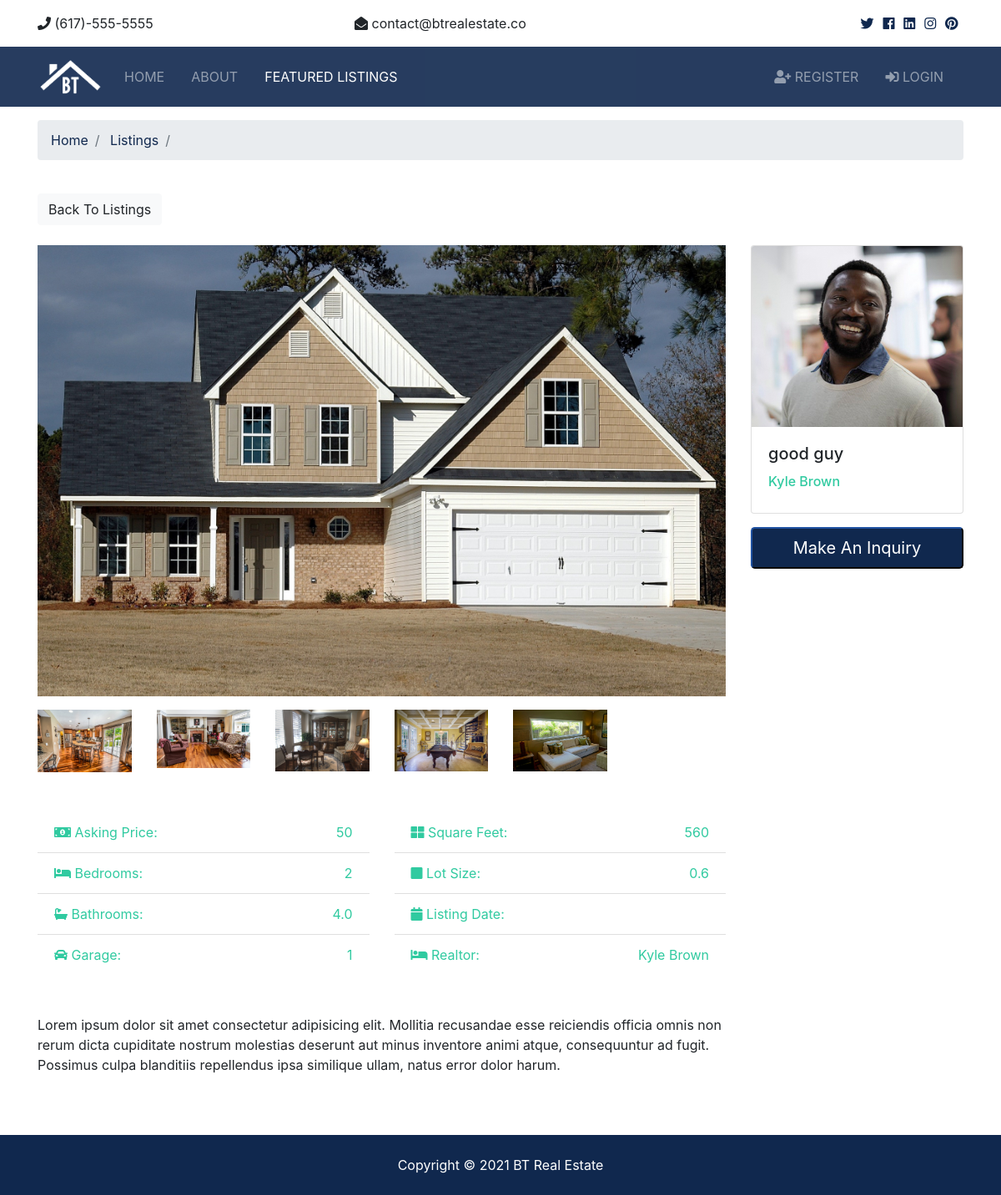
Page /listings/1 on the committed database.
### listings/models.py (models this page shows, shortened)
class Listing(models.Model):
    realtor=models.ForeignKey(Realtor,on_delete=models.DO_NOTHING)
    title=models.CharField(max_length=200)
    address=models.CharField(max_length=200)
    city=models.CharField(max_length=100)
    state=models.CharField(max_length=100)
    zipcode=models.CharField(max_length=20)
    description=models.TextField(blank=True)
    price=models.IntegerField()
    bedrooms=models.IntegerField()
    bathrooms=models.DecimalField(max_digits=2,decimal_places=1)
    garage=models.IntegerField(default=0)
    sqft=models.IntegerField()
    lot_size=models.DecimalField(max_digits=5,decimal_places=1)
    photo_main=models.ImageField(upload_to='photos/%Y/%m/%d/')
    photo_1=models.ImageField(upload_to='photos/%Y/%m/%d/',blank=True)
    photo_2=models.ImageField(upload_to='photos/%Y/%m/%d/',blank=True)
    photo_3=models.ImageField(upload_to='photos/%Y/%m/%d/',blank=True)
    photo_4=models.ImageField(upload_to='photos/%Y/%m/%d/',blank=True)
    photo_5=models.ImageField(upload_to='photos/%Y/%m/%d/',blank=True)
    photo_6=models.ImageField(upload_to='photos/%Y/%m/%d/',blank=True)
    is_published = models.BooleanField(default=True)
    list_date=models.DateTimeField(default=datetime.now,blank=True)

### realtors/models.py (models this page shows)
class Realtor(models.Model):
    name=models.CharField(max_length=200)
    photo=models.ImageField(upload_to='photos/%Y/%m/%d/')
    description=models.TextField(blank=True)
    phone=models.CharField(max_length=20)
    email=models.CharField(max_length=50)
    is_mvp=models.BooleanField(default=False)
    hire_date=models.DateTimeField(default=datetime.now,blank=True)
    def __str__(self):
        return self.name

### listings/views.py (the view)
# urls.py: path('<int:listing_id>',views.listing,name='listing'),
def listing(request,listing_id):
    listing=get_object_or_404(Listing,pk=listing_id)
    context={
        'listing' : listing
    }
    return render(request,'listings/listing.html',context)

### templates/listings/listing.html (shortened to what this page needs)
{% extends 'base.html'%}
{% block body %}
 <section id="bc" class="mt-3">
    <div class="container">
      <nav>
        <ol class="breadcrumb">
          <li class="breadcrumb-item">
            <a href="{% url 'index'%}">Home</a>
          </li>
          <li class="breadcrumb-item">
            <a href="{% url 'listings' %}">Listings</a>
          </li>
          <li class="breadcrumb-item active">{{listings.title}}</li>
        </ol>
      </nav>
    </div>
  </section>
  <section id="listing" class="py-4">
    <div class="container">
      <a href="{% url 'listings'%}" class="btn btn-light mb-4">Back To Listings</a>
      <div class="row">
        <div class="col-md-9">
          <img src={{listing.photo_main.url}} alt="" class="img-main img-fluid mb-3">
          <div class="row mb-5 thumbs">
            {% if listing.photo_1 %}
            <div class="col-md-2">
              <a href={{listing.photo_1.url}} data-lightbox="home-images">
                <img src={{listing.photo_1.url}} alt="" class="img-fluid">
              </a>
            </div>
            {% endif %}
            {% if listing.photo_2 %}
            <div class="col-md-2">
              <a href={{listing.photo_2.url}} data-lightbox="home-images">
                <img src={{listing.photo_2.url}} alt="" class="img-fluid">
              </a>
            </div>
            {% endif %}
            {% if listing.photo_3 %}
            <div class="col-md-2">
              <a href={{listing.photo_3.url}} data-lightbox="home-images">
                <img src={{listing.photo_3.url}} alt="" class="img-fluid">
              </a>
            </div>
            {% endif %}
            {% if listing.photo_4 %}
            <div class="col-md-2">
              <a href={{listing.photo_4.url}} data-lightbox="home-images">
                <img src={{listing.photo_4.url}} alt="" class="img-fluid">
              </a>
            </div>
            {% endif %}
            {% if listing.photo_5 %}
            <div class="col-md-2">
              <a href={{listing.photo_5.url}} data-lightbox="home-images">
                <img src={{listing.photo_5.url}} alt="" class="img-fluid">
              </a>
            </div>
            {% endif %}
          </div>
          <div class="row mb-5 fields">
            <div class="col-md-6">
              <ul class="list-group list-group-flush">
                <li class="list-group-item text-secondary">
                  <i class="fas fa-money-bill-alt"></i> Asking Price:
                  <span class="float-right">{{listing.price}}</span>
                </li>
                <li class="list-group-item text-secondary">
                  <i class="fas fa-bed"></i> Bedrooms:
                  <span class="float-right">{{listing.bedrooms}}</span>
                </li>
                <li class="list-group-item text-secondary">
                  <i class="fas fa-bath"></i> Bathrooms:
                  <span class="float-right">{{listing.bathrooms}}</span>
                </li>
                <li class="list-group-item text-secondary">
                  <i class="fas fa-car"></i> Garage:
                  <span class="float-right">{{listing.garage}}
                  </span>
                </li>
              </ul>
            </div>
            <div class="col-md-6">
              <ul class="list-group list-group-flush">
                <li class="list-group-item text-secondary">
                  <i class="fas fa-th-large"></i> Square Feet:
                  <span class="float-right">{{listing.sqft}}</span>
                </li>
                <li class="list-group-item text-secondary">
                  <i class="fas fa-square"></i> Lot Size:
                  <span class="float-right">{{listing.lot_size}}
                  </span>
                </li>
                <li class="list-group-item text-secondary">
                  <i class="fas fa-calendar"></i> Listing Date:
                </li>
                <li class="list-group-item text-secondary">
                  <i class="fas fa-bed"></i> Realtor:
                  <span class="float-right">{{listing.realtor}}
                  </span>
                </li>
              </ul>
            </div>
          </div>
          <div class="row mb-5">
            <div class="col-md-12">
              Lorem ipsum dolor sit amet consectetur adipisicing elit. Mollitia recusandae esse reiciendis officia omnis non rerum dicta
              cupiditate nostrum molestias deserunt aut minus inventore animi atque, consequuntur ad fugit. Possimus culpa
              blanditiis repellendus ipsa similique ullam, natus error dolor harum.
            </div>
          </div>
        </div>
        <div class="col-md-3">
          <div class="card mb-3">
            <img class="card-img-top" src={{listing.realtor.photo.url}} alt="Seller of the month">
            <div class="card-body">
              <h5 class="card-title">{{listing.realtor.description}}</h5>
              <h6 class="text-secondary">{{listing.realtor.name}}</h6>
            </div>
          </div>
          <button class="btn-primary btn-block btn-lg" data-toggle="modal" data-target="#inquiryModal">Make An Inquiry</button>
        </div>
      </div>
    </div>
  </section>
{% endblock %}

### proj1/static/css/all.css (style rules this page uses)
.fa, .fas, .far, .fal, .fab { -moz-osx-font-smoothing: grayscale; -webkit-font-smoothing: antialiased; display: inline-block; font-style: normal; font-variant: normal; text-rendering: auto; line-height: 1; }
.fa-bath:before { content: "\f2cd"; }
.fa-bed:before { content: "\f236"; }
.fa-calendar:before { content: "\f133"; }
.fa-car:before { content: "\f1b9"; }
.fa-money-bill-alt:before { content: "\f3d1"; }
.fa-square:before { content: "\f0c8"; }
.fa-th-large:before { content: "\f009"; }
.fa, .fas { font-family: 'Font Awesome 5 Free'; font-weight: 900; }

### proj1/static/css/style.css (style rules this page uses)
img { width: 100%; }

### rows in the picture
Listing: photo_main (picture), photo_1 (picture), photo_2 (picture), photo_3 (picture), photo_4 (picture), photo_5 (picture), price "50", bedrooms "2", bathrooms "4.0", garage "1", sqft "560", lot_size "0.6", realtor "Kyle Brown", realtor.photo (picture), realtor.description "good guy", realtor.name "Kyle Brown"
